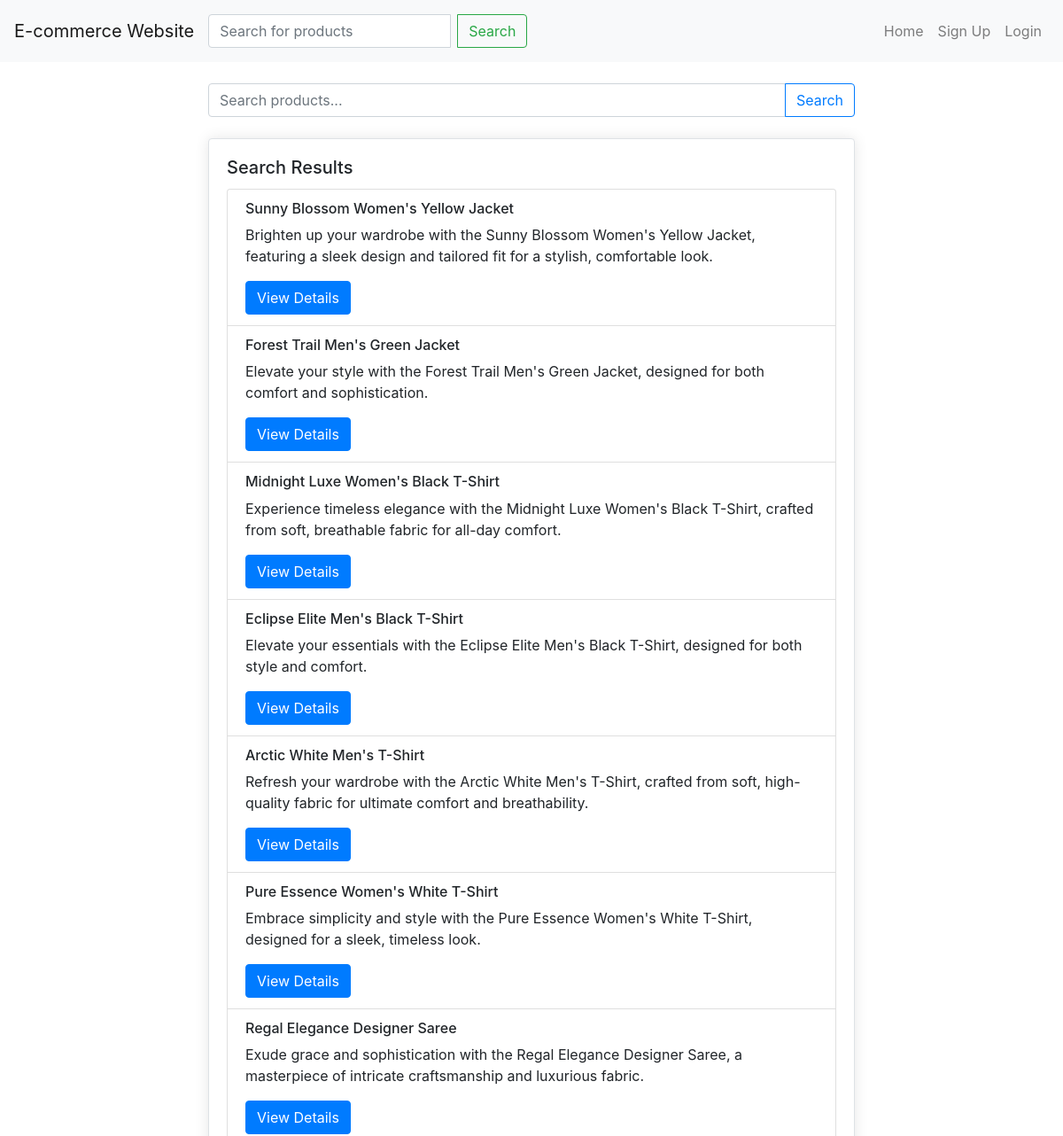
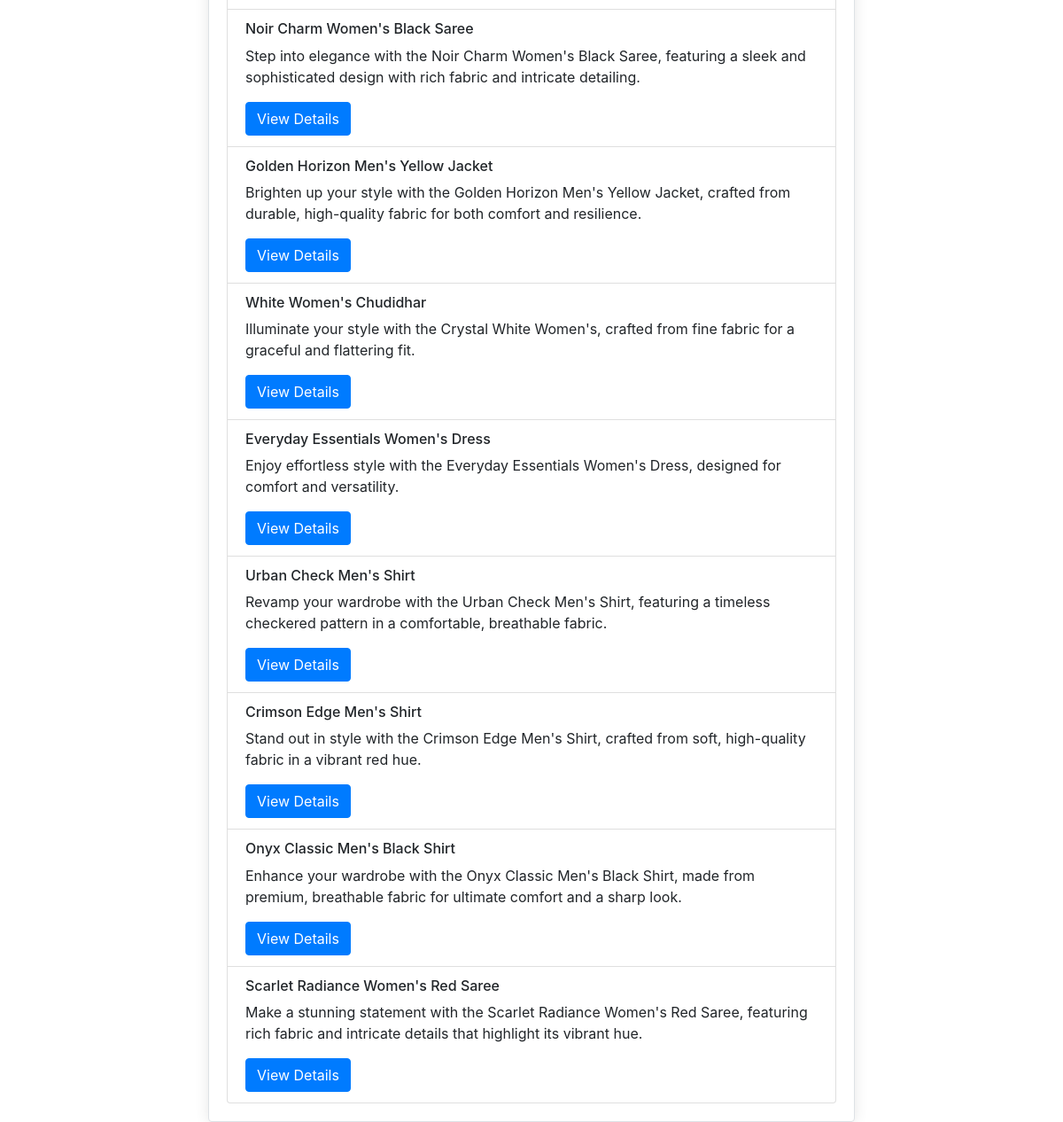
The app's page /product-search/ with its own data (2 pictures, top to bottom).
### ClothingStore/models.py (models this page shows, shortened)
class Product(models.Model):
    name = models.CharField(max_length=255)
    description = models.TextField()
    image = models.ImageField(upload_to='products/')
    category = models.ForeignKey(Category, on_delete=models.CASCADE)
    size = models.CharField(max_length=1)
    color = models.CharField(max_length=50)
    price = models.DecimalField(max_digits=10, decimal_places=2)

### ClothingStore/views.py (the view)
# urls.py: path('product-search/', views.product_search, name='product_search'),
def product_search(request):
    query = request.GET.get('q')
    if query:
        products = Product.objects.filter(
            Q(name__icontains=query) |
            Q(description__icontains=query) |
            Q(category__name__icontains=query)
        )
    else:
        products = Product.objects.all()
    return render(request, 'product_search.html', {'products': products})

### templates/product_search.html
{% extends 'base.html' %}
{% block content %}
<div class="container mt-4">
    <div class="row">
        <div class="col-md-8 offset-md-2">
            <form action="{% url 'product_search' %}" method="GET" class="mb-4">
                <div class="input-group">
                    <input type="text" class="form-control" placeholder="Search products..." name="q" value="{{ request.GET.q }}">
                    <div class="input-group-append">
                        <button class="btn btn-outline-primary" type="submit">Search</button>
                    </div>
                </div>
            </form>
            <div class="card">
                <div class="card-body">
                    <h5 class="card-title">Search Results</h5>
                    {% if products %}
                        <ul class="list-group">
                            {% for product in products %}
                                <li class="list-group-item">
                                    <h6>{{ product.name }}</h6>
                                    <p>{{ product.description }}</p>
                                    <a href="{% url 'product_detail' product.id %}" class="btn btn-primary">View Details</a>
                                </li>
                            {% endfor %}
                        </ul>
                    {% else %}
                        <p>No products found.</p>
                    {% endif %}
                </div>
            </div>
        </div>
    </div>
</div>
{% endblock %}

### static/css/styles.css (style rules this page uses)
body { padding-top: 70px; }
.form-control { border-radius: .25rem; border-color: #ced4da; padding: .75rem; margin-bottom: .75rem; }
.card { border: 1px solid #dee2e6; border-radius: .25rem; box-shadow: 0 0 1rem rgba(0, 0, 0, 0.1); }
.card-body { padding: 1.25rem; }
.card-title { margin-bottom: .75rem; }
.card-body { display: flex; flex-direction: column; justify-content: space-between; }

### records on screen
Product: name "Sunny Blossom Women's Yellow Jacket", description "Brighten up your wardrobe with the Sunny Blossom Women's Yellow Jacket, featuring a sleek design and tailored fit for a stylish, comfortable look."
Product: name "Forest Trail Men's Green Jacket", description "Elevate your style with the Forest Trail Men's Green Jacket, designed for both comfort and sophistication."
Product: name "Midnight Luxe Women's Black T-Shirt", description "Experience timeless elegance with the Midnight Luxe Women's Black T-Shirt, crafted from soft, breathable fabric for all-day comfort."
Product: name "Eclipse Elite Men's Black T-Shirt", description "Elevate your essentials with the Eclipse Elite Men's Black T-Shirt, designed for both style and comfort."
Product: name "Arctic White Men's T-Shirt", description "Refresh your wardrobe with the Arctic White Men's T-Shirt, crafted from soft, high-quality fabric for ultimate comfort and breathability."
Product: name "Pure Essence Women's White T-Shirt", description "Embrace simplicity and style with the Pure Essence Women's White T-Shirt, designed for a sleek, timeless look."
Product: name "Regal Elegance Designer Saree", description "Exude grace and sophistication with the Regal Elegance Designer Saree, a masterpiece of intricate craftsmanship and luxurious fabric."
Product: name "Noir Charm Women's Black Saree", description "Step into elegance with the Noir Charm Women's Black Saree, featuring a sleek and sophisticated design with rich fabric and intricate detailing."
Product: name "Golden Horizon Men's Yellow Jacket", description "Brighten up your style with the Golden Horizon Men's Yellow Jacket, crafted from durable, high-quality fabric for both comfort and resilience."
Product: name "White Women's Chudidhar", description "Illuminate your style with the Crystal White Women's, crafted from fine fabric for a graceful and flattering fit."
Product: name "Everyday Essentials Women's Dress", description "Enjoy effortless style with the Everyday Essentials Women's Dress, designed for comfort and versatility."
Product: name "Urban Check Men's Shirt", description "Revamp your wardrobe with the Urban Check Men's Shirt, featuring a timeless checkered pattern in a comfortable, breathable fabric."
Product: name "Crimson Edge Men's Shirt", description "Stand out in style with the Crimson Edge Men's Shirt, crafted from soft, high-quality fabric in a vibrant red hue."
Product: name "Onyx Classic Men's Black Shirt", description "Enhance your wardrobe with the Onyx Classic Men's Black Shirt, made from premium, breathable fabric for ultimate comfort and a sharp look."
Product: name "Scarlet Radiance Women's Red Saree", description "Make a stunning statement with the Scarlet Radiance Women's Red Saree, featuring rich fabric and intricate details that highlight its vibrant hue."
